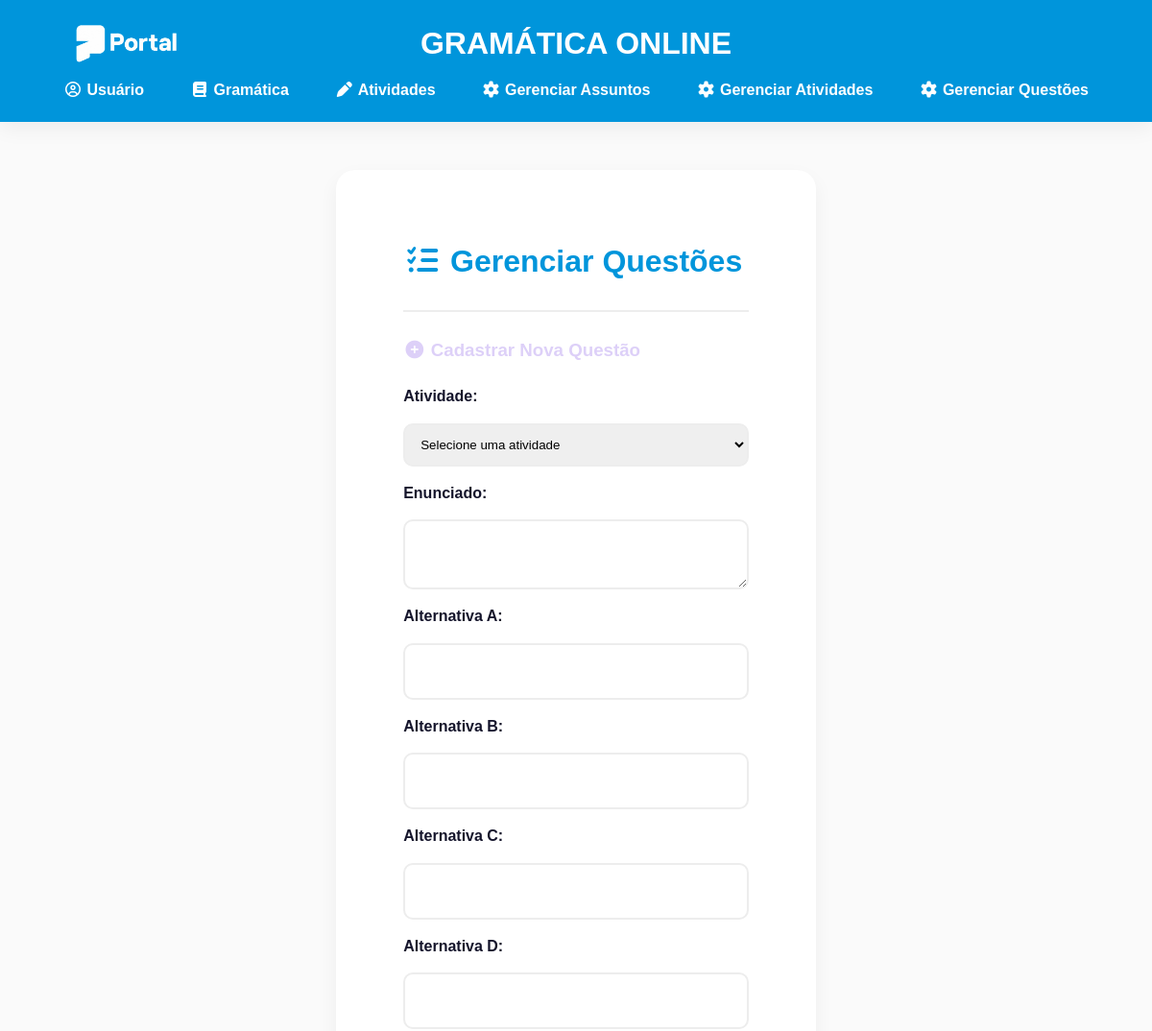
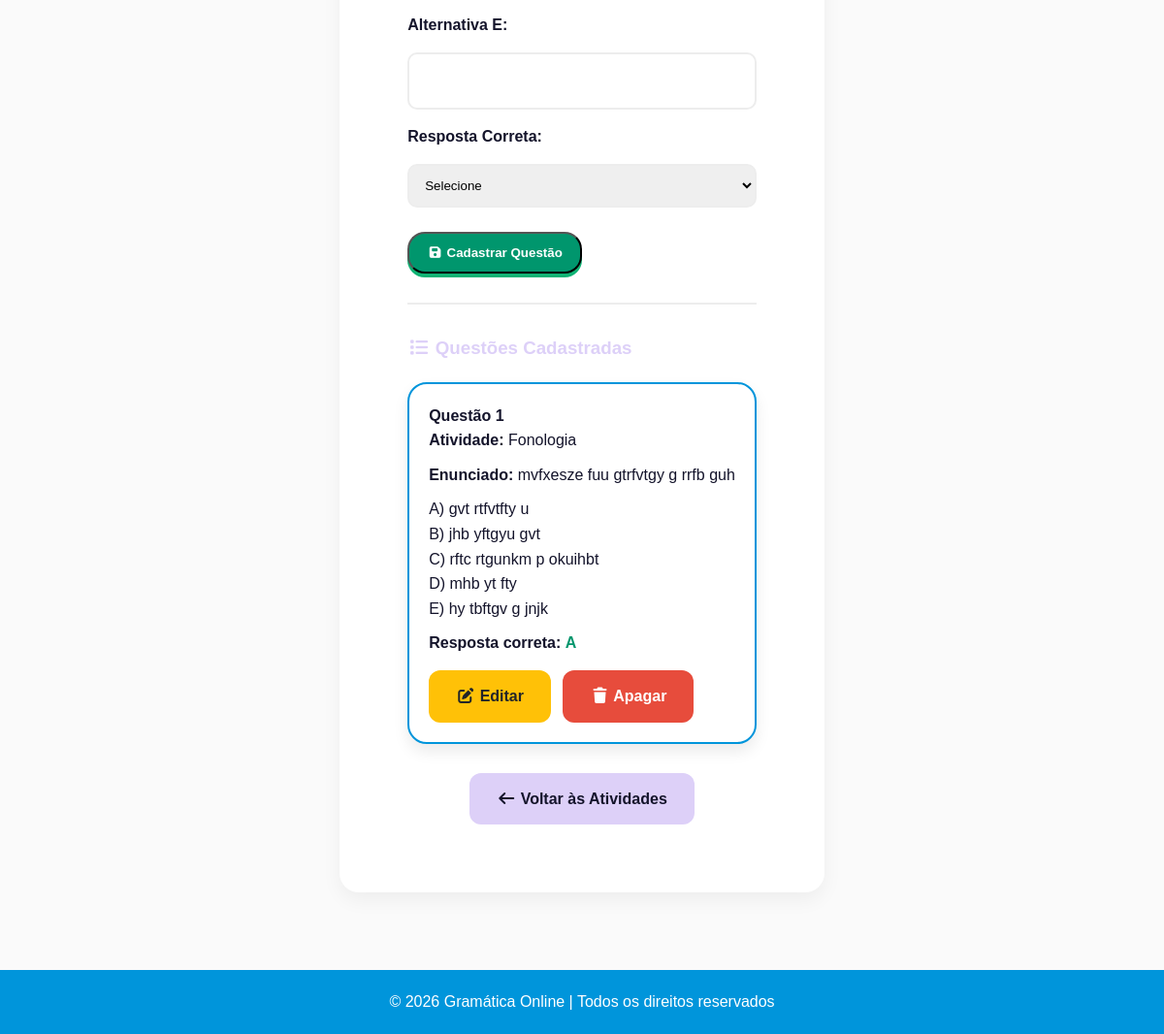
Screenshot of /listar_questoes with the database file from the repository (2 pictures, top to bottom).
### models.py (models this page shows)
class Questao(db.Model):
    __tablename__ = "questao"
    id = db.Column(db.Integer, primary_key=True)
    enunciado = db.Column(db.Text, nullable=False)
    alternativa_a = db.Column(db.Text, nullable=True)
    alternativa_b = db.Column(db.Text, nullable=True)
    alternativa_c = db.Column(db.Text, nullable=True)
    alternativa_d = db.Column(db.Text, nullable=True)
    alternativa_e = db.Column(db.Text, nullable=True)
    resposta_correta = db.Column(db.String(1), nullable=True)
    atividade_id = db.Column(db.Integer, db.ForeignKey("atividade.id"), nullable=True)
    atividade = db.relationship("Atividade", back_populates="questoes")

class Atividade(db.Model):
    __tablename__ = "atividade"
    id = db.Column(db.Integer, primary_key=True)
    nome = db.Column(db.String(150), nullable=True)
    dificuldade = db.Column(db.String(50), nullable=True)
    assunto_id = db.Column(db.Integer, db.ForeignKey("assunto.id"), nullable=True)
    assunto = db.relationship("Assunto", back_populates="atividades")
    questoes = db.relationship("Questao", back_populates="atividade", lazy=True, cascade="all, delete-orphan")

### app.py (the view, shortened to what this page needs)
@app.route('/listar_questoes', methods=['GET', 'POST'])
def listar_questoes():
    questoes = Questao.query.all()
    atividades = Atividade.query.all()
    return render_template("listar_questoes.html", questoes=questoes, atividades=atividades)

### templates/listar_questoes.html (shortened to what this page needs)
<!DOCTYPE html>
<html lang="pt-BR">
<head>
    <link rel="stylesheet" href="{{ url_for('static', filename='css/style.css') }}">
    <link rel="stylesheet" href="https://cdnjs.cloudflare.com/ajax/libs/font-awesome/7.0.1/css/all.min.css">
</head>
<body>
    <header class="cabecalho-usuario">
        <img src="{{ url_for('static', filename='img/file_00000000745471f5b81bd5df81c66141-removebg-preview.png') }}" alt="Logo" class="avatar-esquerda">
        <div class="logo">GRAMÁTICA ONLINE</div>
        <nav>
            <ul>
                <li><a href="{{ url_for('usuario') }}"><i class="fa-regular fa-circle-user"></i> Usuário</a></li>
                <li><a href="{{ url_for('gramatica') }}"><i class="fa-solid fa-book"></i> Gramática</a></li>
                <li><a href="{{ url_for('atividades') }}" class="ativo"><i class="fa-solid fa-pen"></i> Atividades</a></li>
                <li><a href="{{ url_for('listar_assuntos') }}"><i class="fa-solid fa-cog"></i> Gerenciar Assuntos</a></li>
                <li><a href="{{ url_for('cadastrar_atividade') }}"><i class="fa-solid fa-cog"></i> Gerenciar Atividades</a></li>
                <li><a href="{{ url_for('listar_questoes') }}" class="ativo"><i class="fa-solid fa-cog"></i> Gerenciar Questões</a></li>
            </ul>
        </nav>
    </header>
    <main class="container">
        <section class="section">
            <h2><i class="fa-solid fa-list-check"></i> Gerenciar Questões</h2>
            <hr style="border: 1px solid var(--gray-light); margin: 25px 0;">
            <h3><i class="fa-solid fa-plus-circle"></i> Cadastrar Nova Questão</h3>
            <form method="POST" class="form" style="max-width: 100%; margin: 20px 0;">
                <label style="font-weight: 600;">Atividade:</label>
                <select name="atividade_id" required style="padding: 12px; border-radius: 10px; border: 2px solid var(--gray-light); width: 100%;">
                    <option value="">Selecione uma atividade</option>
                </select>
                <label style="font-weight: 600;">Enunciado:</label>
                <textarea name="enunciado" required rows="3" style="padding: 12px; border-radius: 10px; border: 2px solid var(--gray-light); width: 100%;"></textarea>
                <label style="font-weight: 600;">Alternativa A:</label>
                <input type="text" name="alternativa_a" required style="width: 100%;">
                <label style="font-weight: 600;">Alternativa B:</label>
                <input type="text" name="alternativa_b" required style="width: 100%;">
                <label style="font-weight: 600;">Alternativa C:</label>
                <input type="text" name="alternativa_c" required style="width: 100%;">
                <label style="font-weight: 600;">Alternativa D:</label>
                <input type="text" name="alternativa_d" required style="width: 100%;">
                <label style="font-weight: 600;">Alternativa E:</label>
                <input type="text" name="alternativa_e" required style="width: 100%;">
                <label style="font-weight: 600;">Resposta Correta:</label>
                <select name="resposta_correta" required style="padding: 12px; border-radius: 10px; border: 2px solid var(--gray-light); width: 100%;">
                    <option value="">Selecione</option>
                </select>
                <button type="submit" class="botao" style="align-self: flex-start;">
                    <i class="fa-solid fa-save"></i> Cadastrar Questão
                </button>
            </form>
            <hr style="border: 1px solid var(--gray-light); margin: 30px 0;">
            <h3><i class="fa-solid fa-list"></i> Questões Cadastradas</h3>
            {% if questoes %}
                {% for q in questoes %}
                <div class="atividade" style="width: 100%; max-width: 100%;">
                    <h4>Questão {{ loop.index }}</h4>
                    <p><strong>Atividade:</strong> {{ q.atividade.nome }}</p>
                    <p style="margin: 10px 0;"><strong>Enunciado:</strong> {{ q.enunciado }}</p>
                    <p>A) {{ q.alternativa_a }}</p>
                    <p>B) {{ q.alternativa_b }}</p>
                    <p>C) {{ q.alternativa_c }}</p>
                    <p>D) {{ q.alternativa_d }}</p>
                    <p>E) {{ q.alternativa_e }}</p>
                    <p style="margin-top: 10px;"><strong>Resposta correta:</strong> <span style="color: var(--success-green); font-weight: bold;">{{ q.resposta_correta }}</span></p>
                    <div style="margin-top: 15px;">
                        <a href="{{ url_for('editar_questao', id=q.id) }}" class="btn" style="background: #ffc107; color: #212529; margin-right: 8px;">
                            <i class="fa-solid fa-pen-to-square"></i> Editar
                        </a>
                        <a href="{{ url_for('apagar_questao', id=q.id) }}" class="btn" style="background: #e74c3c;" onclick="return confirm('Tem certeza que quer apagar essa questão?');">
                            <i class="fa-solid fa-trash"></i> Apagar
                        </a>
                    </div>
                </div>
                {% endfor %}
            {% else %}
                <div class="painel-estudos">
                    <p style="text-align: center;"><i class="fa-solid fa-info-circle"></i> Nenhuma questão cadastrada ainda.</p>
                </div>
            {% endif %}
            <div style="text-align: center; margin-top: 30px;">
                <a href="{{ url_for('atividades') }}" class="btn btn-gramatica">
                    <i class="fa-solid fa-arrow-left"></i> Voltar às Atividades
                </a>
            </div>
        </section>
    </main>
    <footer>
        <div class="footer-content">
            <p>&copy; 2026 Gramática Online | Todos os direitos reservados</p>
        </div>
    </footer>
</body>
</html>

### static/css/style.css (style rules this page uses)
:root { --primary-blue: #0095DB; --secondary-blue: #D5F7FF; --primary-pink: #FFAFCC; --secondary-pink: #FFECF4; --mint-green: #DFFCF4; --success-green: #00966D; --soft-purple: #DDD0F8; --soft-yellow: #FFF0D4; --bg-light: #FAFAFA; --gray-light: #EDEDED; --gray-medium: #D6D8E7; --text-dark: #14142B; --shadow-soft: 0 8px 20px rgba(0, 0, 0, 0.05); }
* { margin: 0; padding: 0; box-sizing: border-box; }
body { font-family: 'Poppins', 'Nunito', sans-serif; background-color: var(--bg-light); color: var(--text-dark); line-height: 1.6; min-height: 100vh; display: flex; flex-direction: column; }
main { flex: 1; }
header { background: var(--primary-blue); color: white; padding: 20px; text-align: center; position: sticky; top: 0; z-index: 1000; box-shadow: var(--shadow-soft); }
.logo { font-size: 2rem; font-weight: 800; }
nav ul { list-style: none; display: flex; justify-content: center; gap: 20px; margin-top: 10px; }
nav a { color: white; text-decoration: none; font-weight: 600; padding: 8px 14px; border-radius: 8px; transition: 0.3s; }
.container { max-width: 900px; margin: 50px auto; padding: 0 20px; }
.section { background: white; border-radius: 20px; padding: 70px; margin-bottom: 30px; box-shadow: var(--shadow-soft); transition: 0.3s; }
h2 { color: var(--primary-blue); margin-bottom: 20px; font-size: 2rem; }
h3 { color: var(--soft-purple); margin-bottom: 10px; }
.btn { display: inline-block; background-color: var(--primary-blue); color: white; padding: 14px 28px; border-radius: 12px; text-decoration: none; font-weight: bold; border: none; cursor: pointer; transition: 0.3s; }
.btn-gramatica { background-color: var(--soft-purple); color: var(--text-dark); }
.form { display: flex; flex-direction: column; gap: 15px; max-width: 400px; margin: 0 auto; }
.form input { padding: 20px; border-radius: 10px; border: 2px solid var(--gray-light); }
.cabecalho-usuario { background: var(--primary-blue); color: white; padding: 20px; text-align: center; position: relative; }
footer { background: var(--primary-blue); color: white; margin-top: auto; padding: 20px 0; }
.footer-content { max-width: 1000px; margin: auto; padding: 0 20px; display: flex; justify-content: center; align-items: center; gap: 30px; text-align: center; flex-wrap: wrap; }
.atividade { background: white; padding: 20px; border-radius: 20px; border: 2px solid var(--primary-blue); width: 700px; margin: 20px auto; box-shadow: 0 8px 16px rgba(0, 0, 0, 0.08); }
.botao { display: inline-block; background: var(--success-green); color: white; padding: 12px 18px; border-radius: 18px; margin-top: 10px; cursor: pointer; font-weight: 800; text-align: center; transition: 0.2s; box-shadow: 0 4px #0fb374; }
.avatar-esquerda { height: 90px; position: absolute; left: 30px; top: 0px; }

### rows the page displays
Questao: atividade.nome "Fonologia", enunciado "mvfxesze fuu gtrfvtgy g rrfb guh", alternativa_a "gvt rtfvtfty u", alternativa_b "jhb yftgyu gvt", alternativa_c "rftc rtgunkm p okuihbt", alternativa_d "mhb yt fty", alternativa_e "hy tbftgv g jnjk", resposta_correta "A"
